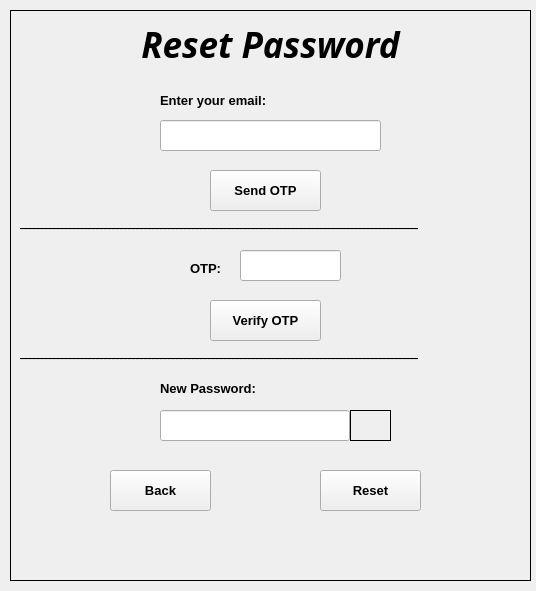
<?xml version="1.0" encoding="UTF-8"?>
<ui version="4.0">
 <class>forgot_password</class>
 <widget class="QMainWindow" name="forgot_password">
  <property name="geometry">
   <rect>
    <x>0</x>
    <y>0</y>
    <width>536</width>
    <height>591</height>
   </rect>
  </property>
  <property name="windowTitle">
   <string>MainWindow</string>
  </property>
  <widget class="QWidget" name="centralwidget">
   <widget class="QLabel" name="label">
    <property name="geometry">
     <rect>
      <x>-10</x>
      <y>-280</y>
      <width>571</width>
      <height>881</height>
     </rect>
    </property>
    <property name="styleSheet">
     <string notr="true">background-image: url(:/backgournds/FlyTranslate-logo/background_image.png);</string>
    </property>
    <property name="text">
     <string/>
    </property>
    <property name="scaledContents">
     <bool>true</bool>
    </property>
   </widget>
   <widget class="QLabel" name="label_4">
    <property name="geometry">
     <rect>
      <x>10</x>
      <y>10</y>
      <width>521</width>
      <height>571</height>
     </rect>
    </property>
    <property name="font">
     <font>
      <family>Rockwell</family>
      <pointsize>26</pointsize>
      <weight>75</weight>
      <italic>true</italic>
      <bold>true</bold>
     </font>
    </property>
    <property name="layoutDirection">
     <enum>Qt::LeftToRight</enum>
    </property>
    <property name="frameShape">
     <enum>QFrame::Box</enum>
    </property>
    <property name="text">
     <string>Reset Password</string>
    </property>
    <property name="alignment">
     <set>Qt::AlignHCenter|Qt::AlignTop</set>
    </property>
    <property name="wordWrap">
     <bool>false</bool>
    </property>
   </widget>
   <widget class="QLabel" name="label_2">
    <property name="geometry">
     <rect>
      <x>160</x>
      <y>90</y>
      <width>171</width>
      <height>21</height>
     </rect>
    </property>
    <property name="font">
     <font>
      <pointsize>10</pointsize>
      <weight>75</weight>
      <bold>true</bold>
     </font>
    </property>
    <property name="text">
     <string>Enter your email:</string>
    </property>
   </widget>
   <widget class="QLineEdit" name="txtEmail">
    <property name="geometry">
     <rect>
      <x>160</x>
      <y>120</y>
      <width>221</width>
      <height>31</height>
     </rect>
    </property>
    <property name="echoMode">
     <enum>QLineEdit::Normal</enum>
    </property>
   </widget>
   <widget class="QLabel" name="lblbtnViewOrHidePass">
    <property name="geometry">
     <rect>
      <x>350</x>
      <y>410</y>
      <width>41</width>
      <height>31</height>
     </rect>
    </property>
    <property name="cursor">
     <cursorShape>PointingHandCursor</cursorShape>
    </property>
    <property name="styleSheet">
     <string notr="true">image: url(:/view/view.png);</string>
    </property>
    <property name="frameShape">
     <enum>QFrame::Panel</enum>
    </property>
    <property name="text">
     <string/>
    </property>
   </widget>
   <widget class="QLabel" name="label_3">
    <property name="geometry">
     <rect>
      <x>160</x>
      <y>380</y>
      <width>171</width>
      <height>16</height>
     </rect>
    </property>
    <property name="font">
     <font>
      <pointsize>10</pointsize>
      <weight>75</weight>
      <bold>true</bold>
     </font>
    </property>
    <property name="text">
     <string>New Password:</string>
    </property>
   </widget>
   <widget class="QLineEdit" name="txtNewPass">
    <property name="geometry">
     <rect>
      <x>160</x>
      <y>410</y>
      <width>190</width>
      <height>31</height>
     </rect>
    </property>
    <property name="echoMode">
     <enum>QLineEdit::Password</enum>
    </property>
   </widget>
   <widget class="QPushButton" name="btnConfirmReset">
    <property name="geometry">
     <rect>
      <x>320</x>
      <y>470</y>
      <width>101</width>
      <height>41</height>
     </rect>
    </property>
    <property name="font">
     <font>
      <pointsize>10</pointsize>
      <weight>75</weight>
      <bold>true</bold>
     </font>
    </property>
    <property name="text">
     <string>Reset</string>
    </property>
   </widget>
   <widget class="QPushButton" name="btnBack">
    <property name="geometry">
     <rect>
      <x>110</x>
      <y>470</y>
      <width>101</width>
      <height>41</height>
     </rect>
    </property>
    <property name="font">
     <font>
      <pointsize>10</pointsize>
      <weight>75</weight>
      <bold>true</bold>
     </font>
    </property>
    <property name="text">
     <string>Back</string>
    </property>
   </widget>
   <widget class="QLabel" name="label_9">
    <property name="geometry">
     <rect>
      <x>20</x>
      <y>350</y>
      <width>511</width>
      <height>16</height>
     </rect>
    </property>
    <property name="font">
     <font>
      <strikeout>true</strikeout>
     </font>
    </property>
    <property name="text">
     <string>----------------------------------------------------------------------------------------------------</string>
    </property>
   </widget>
   <widget class="QLabel" name="label_10">
    <property name="geometry">
     <rect>
      <x>20</x>
      <y>220</y>
      <width>511</width>
      <height>16</height>
     </rect>
    </property>
    <property name="font">
     <font>
      <strikeout>true</strikeout>
     </font>
    </property>
    <property name="text">
     <string>----------------------------------------------------------------------------------------------------</string>
    </property>
   </widget>
   <widget class="QPushButton" name="btnSendOTP">
    <property name="geometry">
     <rect>
      <x>210</x>
      <y>170</y>
      <width>111</width>
      <height>41</height>
     </rect>
    </property>
    <property name="font">
     <font>
      <pointsize>10</pointsize>
      <weight>75</weight>
      <bold>true</bold>
     </font>
    </property>
    <property name="text">
     <string>Send OTP</string>
    </property>
   </widget>
   <widget class="QLabel" name="label_7">
    <property name="geometry">
     <rect>
      <x>190</x>
      <y>260</y>
      <width>51</width>
      <height>16</height>
     </rect>
    </property>
    <property name="font">
     <font>
      <pointsize>10</pointsize>
      <weight>75</weight>
      <bold>true</bold>
     </font>
    </property>
    <property name="text">
     <string>OTP:</string>
    </property>
   </widget>
   <widget class="QPushButton" name="btnVerifyOTP">
    <property name="geometry">
     <rect>
      <x>210</x>
      <y>300</y>
      <width>111</width>
      <height>41</height>
     </rect>
    </property>
    <property name="font">
     <font>
      <pointsize>10</pointsize>
      <weight>75</weight>
      <bold>true</bold>
     </font>
    </property>
    <property name="text">
     <string>Verify OTP</string>
    </property>
   </widget>
   <widget class="QLineEdit" name="txtOTP">
    <property name="geometry">
     <rect>
      <x>240</x>
      <y>250</y>
      <width>101</width>
      <height>31</height>
     </rect>
    </property>
   </widget>
  </widget>
 </widget>
 <resources>
  <include location="../Images_for_design/background_imgs.qrc"/>
  <include location="../Images_for_design/interactable_image_source.qrc"/>
 </resources>
 <connections/>
</ui>
